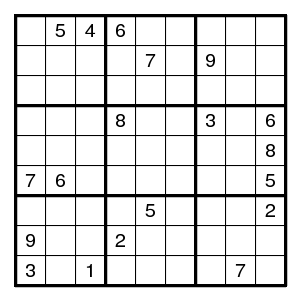
#> input picture Images/sudoku.png, 300 x 300 px
$ python perspective_transformation.py
#> lines starting #> are read from the running program, lines starting #| are printed output that depends on the picture
import cv2 as cv
import numpy as np
from matplotlib import pyplot as plt

img = cv.imread('./sudoku.png')
#> img is the input picture: shape (300, 300, 3); min 0, max 255, mean 223.4
rows,cols,ch = img.shape
#> rows = 300; cols = 300; ch = 3
pts1 = np.float32([[56,65],[368,52],[28,387],[389,390]])
pts2 = np.float32([[0,0],[300,0],[0,300],[300,300]])
M = cv.getPerspectiveTransform(pts1,pts2)
dst = cv.warpPerspective(img,M,(300,300))
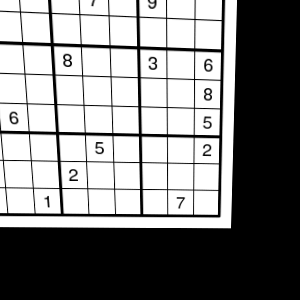
#> dst: shape (300, 300, 3); min 0, max 255, mean 132.4
plt.subplot(121),plt.imshow(img),plt.title('Input')
plt.subplot(122),plt.imshow(dst),plt.title('Output')
plt.show()
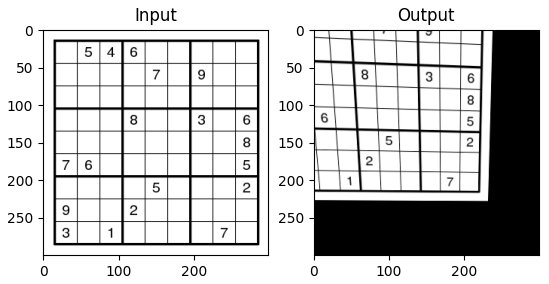
#> figure drawn by matplotlib, 2 panels
